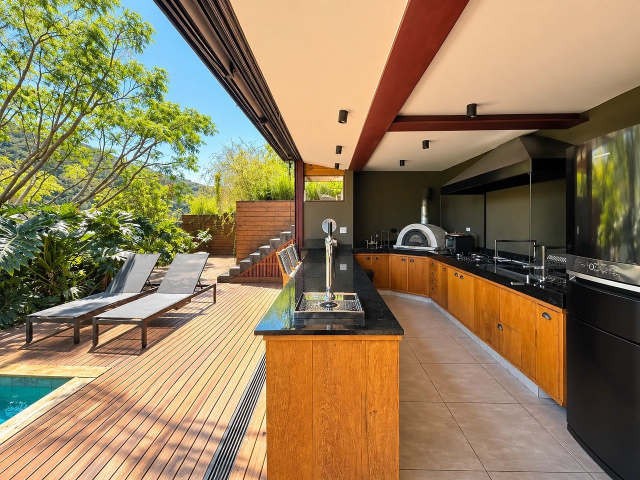
#> input picture fotos/0a0671e1.jpg, 1280 x 960 px, found by its file name (shown at 1/2 size)
$ python -i reel_fotos.py   (imports and definitions only)
#> lines starting #> are read from the running program, lines starting #| are printed output that depends on the picture
"""
Casa Onze — Reel com fotos da casa em movimento (zoom lento e cortes rápidos).

Uso:
    python templates/reel_fotos.py posts/<pasta>

Lê posts/<pasta>/cenas.json:
{
  "gancho": "Texto fixo no topo durante o vídeo todo (opcional)",
  "cenas": [
    {"foto": "fotos/8baedc19.jpg", "dur": 1.2, "texto": "Texto da cena (opcional)", "zoom": "in"},
    ...
  ]
}
"zoom": "in" (aproxima) ou "out" (afasta). "pos" do texto: "meio" (padrão) ou "baixo".

Gera posts/<pasta>/reel.mp4 (1080x1920, 30 fps, sem áudio) e reel_capa.jpg.
Reel de teste vai sem som: a música entra pelo app, na hora de publicar.
Quando o post.json não for de teste, a trilha própria é aplicada pelo reel.py
(use reel.adicionar_trilha).
"""
import json
import subprocess
import sys
import textwrap
from pathlib import Path

from PIL import Image, ImageDraw, ImageFont, ImageOps

W, H, FPS = 1080, 1920, 30
FADE = 0.12
TPL = Path(__file__).resolve().parent
ROOT = TPL.parent


# [7 lines left out: function fonte, not called in this run]


def carregar(rel):
#> called with rel = '../fotos/0a0671e1.jpg'
    im = ImageOps.exif_transpose(Image.open(ROOT / rel)).convert("RGB")
#> im is the input picture: PIL image 1280x960 RGB; mean R, G, B 145.8, 124.7, 91
    iw, ih = im.size
#> iw = 1280; ih = 960
    if iw / ih > 9 / 16:
        nw = int(ih * 9 / 16)
#> nw = 540
        x = (iw - nw) // 2
#> x = 370
        im = im.crop((x, 0, x + nw, ih))
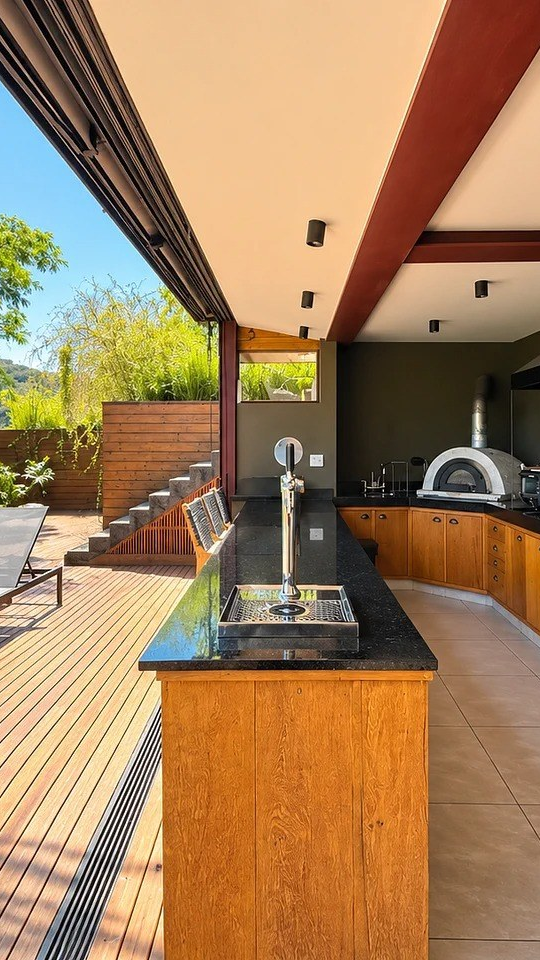
#> im: PIL image 540x960 RGB; mean R, G, B 162.4, 126.9, 89.6
    else:
        nh = int(iw * 16 / 9)
        y = (ih - nh) // 2
        im = im.crop((0, y, iw, y + nh))
    return im.resize((int(W * 1.18), int(H * 1.18)), Image.LANCZOS)


# [70 lines left out: functions caixa, quadro, build, not called in this run]


# [2 lines not run here, left out]

>>> result = carregar('../fotos/0a0671e1.jpg')

$ run again, on fotos/5dc1b46a.jpg
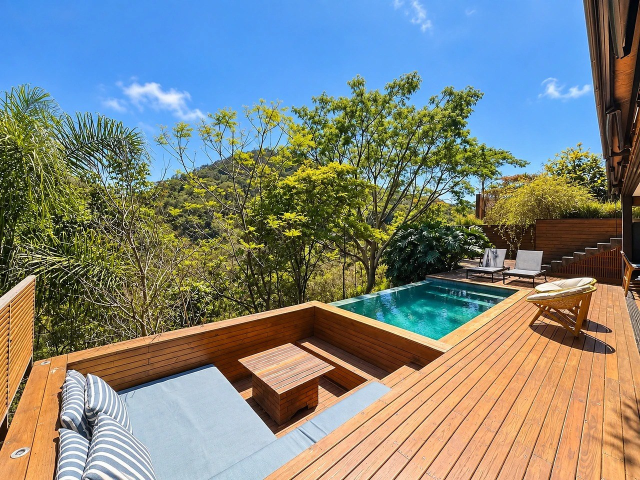
#> input picture fotos/5dc1b46a.jpg, 1280 x 960 px, found by its file name (shown at 1/2 size)
#> in carregar, im is the input picture: PIL image 1280x960 RGB; mean R, G, B 128.1, 133, 126
#> in carregar, `im = im.crop((x, 0, x + nw, ih))`:
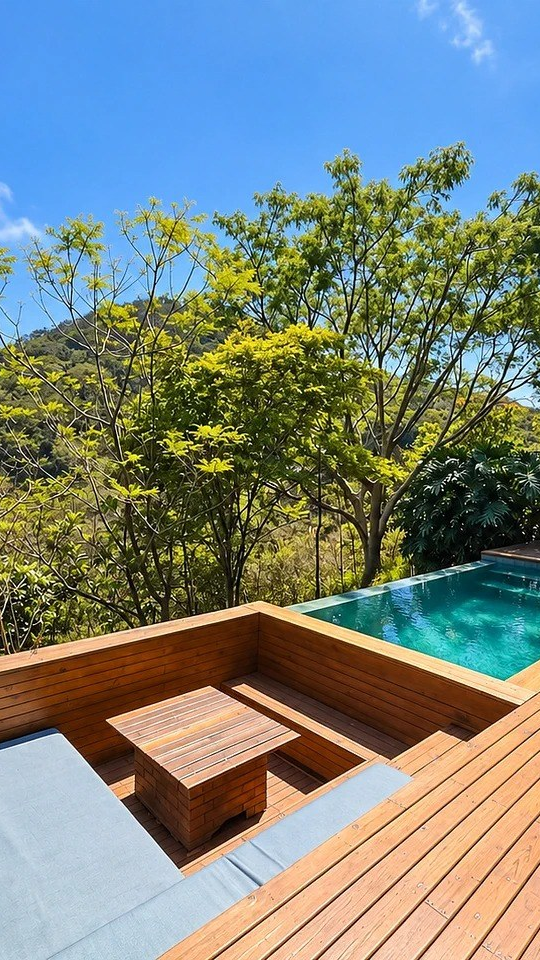
#> im: PIL image 540x960 RGB; mean R, G, B 122.2, 133.2, 126.9
#> in carregar, `return im.resize((int(W * 1.18), int(H * 1.18)), Image.LANCZOS)`:
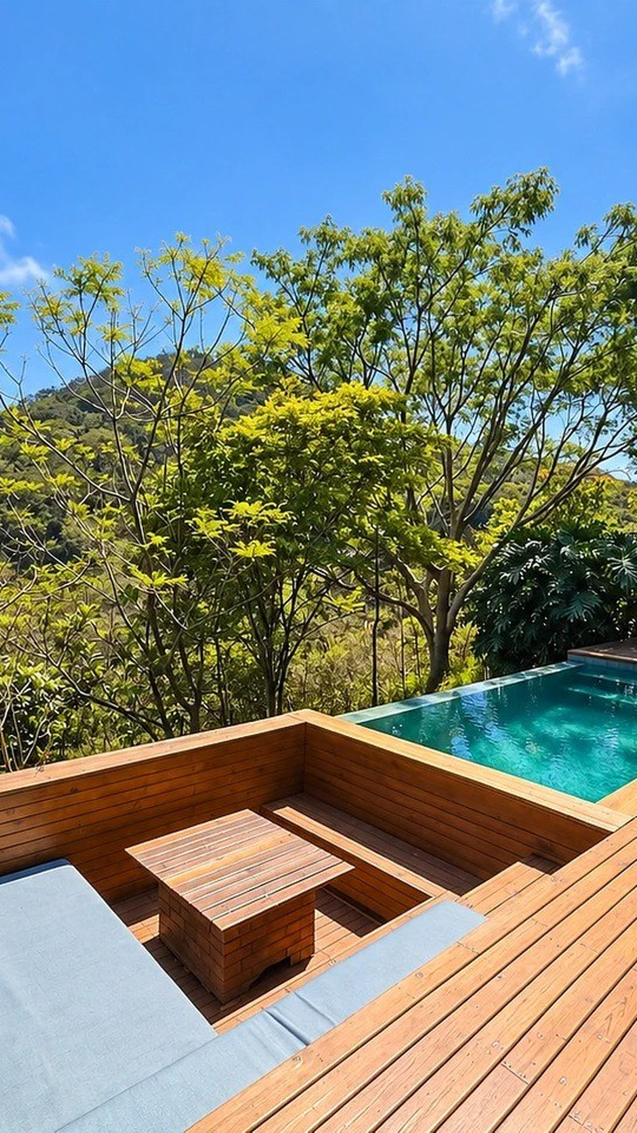
#> returned value: PIL image 1274x2265 RGB (shown at 1/2 size); mean R, G, B 122.1, 133.2, 127.1

$ run again, on fotos/65b0bd88.jpg
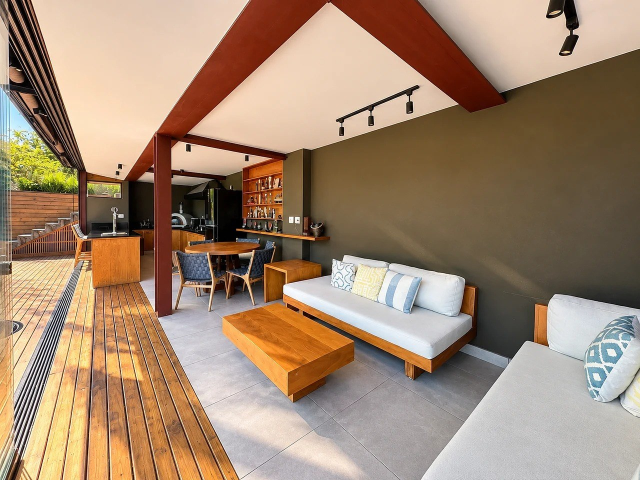
#> input picture fotos/65b0bd88.jpg, 1280 x 960 px, found by its file name (shown at 1/2 size)
#> in carregar, im is the input picture: PIL image 1280x960 RGB; mean R, G, B 161.5, 135.6, 112.6
#> in carregar, `im = im.crop((x, 0, x + nw, ih))`:
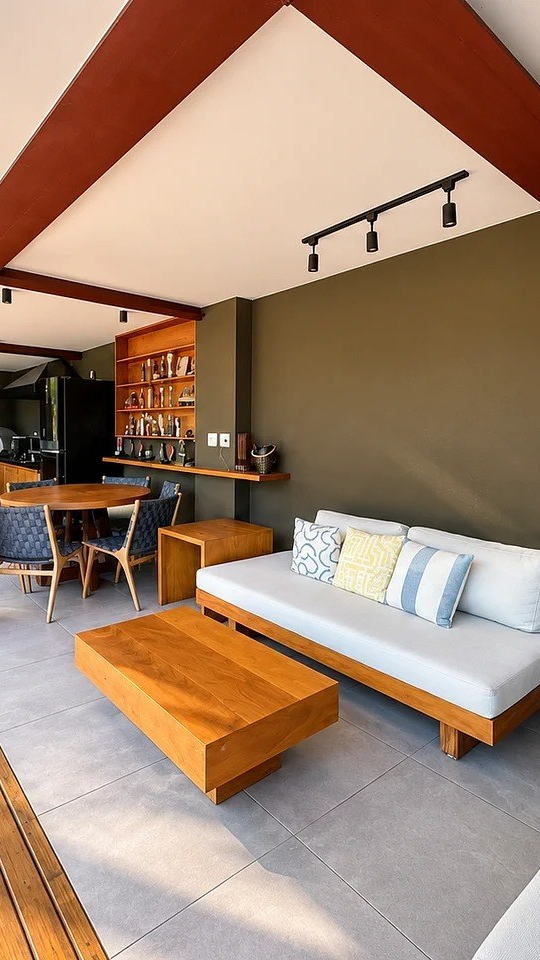
#> im: PIL image 540x960 RGB; mean R, G, B 163.2, 133.9, 112.9
